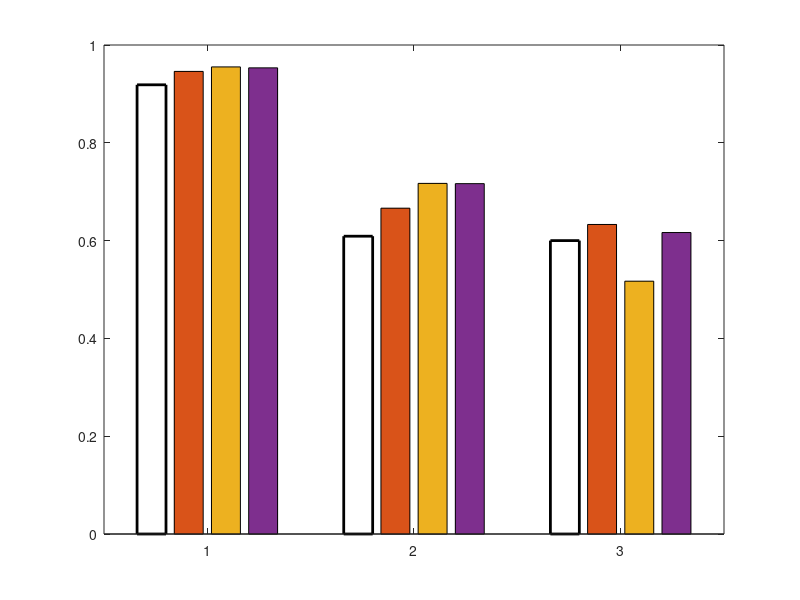

Here is the MATLAB script that generated this plot: (Note: this script raises an error after producing the figure.)
function lc_plotbar()
% Plot bar and add errorbar
% Inputs:
% 	mean_all: all mean values with N row by M column matrix (N variables, M groups), each row is one variable of all group
% 	error_all: all error values with N row by M column matrix(N variables, M groups), each row is one variable of all group
%   error_all could be STD or SSE etc.
% mean_all=cell2mat(cellfun(@(x) mean(x,1),matrix,'UniformOutput',false)')';
% Std=cell2mat(cellfun(@(x) std(x),Matrix,'UniformOutput',false)')';

error_all = [0.0398, 0.0424, 0.0196, 0.0312;...
    		0.0875, 0.0990, 0.1034, 0.0939;...
    		0.09, 0.0990, 0.1034, 0.0939];

mean_all = [0.9186, 0.9460, 0.9552, 0.9533;...
			0.6090, 0.6663, 0.7170, 0.7165;...
			0.6, 0.633, 0.5170, 0.6165];

% set color of each bar
h = bar(mean_all, 'grouped');
set(h(1), 'facecolor', [1,1,1],'EdgeColor','k','LineWidth',2,'FaceAlpha',.7);
set(h(2), 'facecolor', [0.8,0.8,0.8],'EdgeColor','k','LineWidth',2,'FaceAlpha',.6);
set(h(3), 'facecolor', [0.5,0.5,0.5],'EdgeColor','k','LineWidth',2,'FaceAlpha',.8);
set(h(4), 'facecolor', [0.1,0.1,0.1],'EdgeColor','k','LineWidth',2,'FaceAlpha',.8);

set(gca,'XTickLabel',{'LIVE', 'TID2013'}, 'FontSize', 15);
ylabel('SRC');
hold on

numgroups = size(mean_all, 1); 
numbars = size(mean_all, 2); 
groupwidth = min(0.8, numbars/(numbars+1.5));
for i = 1:numbars
      % Based on barweb.m by Bolu Ajiboye from MATLAB File Exchange
      x = (1:numgroups) - groupwidth/2 + (2*i-1) * groupwidth / (2*numbars);  % Aligning error bar with individual bar
      errorbar(x, mean_all(:,i),error_all(:,i), 'k', 'linestyle', 'none', 'lineWidth', 2);
end

set(gca,'LineWidth',2);
box off
% set(gca, 'Ytick', [0.5:0.05:1]);
legend('25','50','100','200', 'Location', 'northoutside','Orientation','horizon')
legend('boxoff');

end